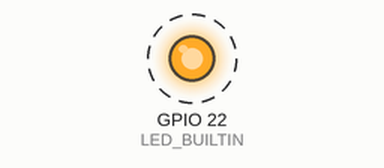
A sketch run on a simulated ESP32. On the bench: output pins drawn as LEDs (lit = HIGH). Dashed ring = blinking. WiFi joins after 1.5 s; servers stay silent unless stated; storage starts empty; what the sketch prints to the serial monitor is not drawn.

Above: at 1.7 s.
Timing chart, 0 to 4.5 s (numbered marks = the images above):
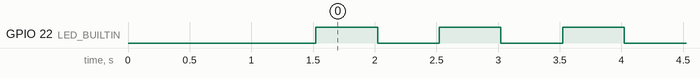

The sketch:

diy13-4-2.ino
```cpp
#include <WiFi.h>
#include <ESPAsyncWebServer.h>
#include <ESPmDNS.h>
#include <SPIFFS.h>
#include <Update.h>
#define LED_BUILTIN 22 // 請自行修改LED接腳

const char *host = "jarvis"; // 自訂的本機域名
const char *ssid = "Wi-Fi網路名稱";
const char *password = "Wi-Fi密碼";

AsyncWebServer server(80); // 建立網站伺服器物件

void handleUpdate(AsyncWebServerRequest *request, String filename, size_t index, uint8_t *data, size_t len, bool final)
{
  if (!index)
  {
    Serial.printf("更新韌體：%s\n", filename.c_str());
    if (!Update.begin())
    {
      Update.printError(Serial);
    }
  }

  if (len)
  {
    Update.write(data, len);
  }
  if (final)
  {
    if (Update.end(true))
    {
      Serial.printf("成功寫入%u位元組。\n重新啟動ESP32～\n", index + len);
    }
    else
    {
      Update.printError(Serial);
    }
  }
}

void setup()
{
  Serial.begin(115200);
  pinMode(LED_BUILTIN, OUTPUT);

  if (!SPIFFS.begin(true))
  {
    Serial.println("無法掛載SPIFFS");
    while (1)
      delay(50);
  }

  WiFi.mode(WIFI_STA);
  WiFi.begin(ssid, password);
  Serial.println("");

  while (WiFi.status() != WL_CONNECTED)
  {
    Serial.print(".");
    delay(500);
  }
  Serial.print("IP位址：");
  Serial.println(WiFi.localIP()); // 顯示IP位址

  if (!MDNS.begin(host))
  { // 啟用jarvis.local域名
    Serial.println("設置MDNS回應器時出錯了～");
    while (1)
      delay(50);
  }

  server.serveStatic("/", SPIFFS, "/www/").setDefaultFile("index.html");
  server.serveStatic("/firmware", SPIFFS, "/www/firmware.html");
  server.serveStatic("/img", SPIFFS, "/www/img/");
  server.serveStatic("/favicon.ico", SPIFFS, "/www/favicon.ico");

  server.on(
      "/upload", HTTP_POST, [](AsyncWebServerRequest *req) {
        req->send(200, "text/html; charset=utf-8",
                  (Update.hasError()) ? "更新失敗～" : "更新成功！");
        delay(3000);
        ESP.restart(); // 重新啟動ESP32
      },
      handleUpdate);

  server.begin();
  MDNS.setInstanceName("Cubie's ESP32");
  MDNS.addService("http", "tcp", 80);
}

void loop()
{ // 加入閃爍LED的程式
  digitalWrite(LED_BUILTIN, HIGH);
  delay(500);
  digitalWrite(LED_BUILTIN, LOW);
  delay(500);
}
```

Measured:
- by itself, GPIO 22 (LED_BUILTIN): alternates HIGH for 0.50 s and LOW for 0.50 s
